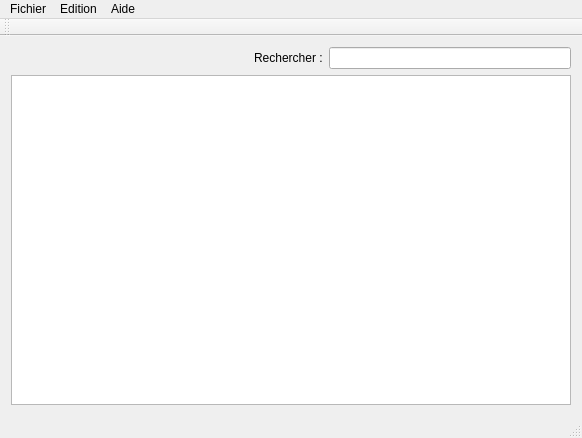
<?xml version="1.0" encoding="UTF-8"?>
<ui version="4.0">
 <class>FenPrincipale</class>
 <widget class="QMainWindow" name="FenPrincipale">
  <property name="geometry">
   <rect>
    <x>0</x>
    <y>0</y>
    <width>582</width>
    <height>438</height>
   </rect>
  </property>
  <property name="windowTitle">
   <string>Annuaire</string>
  </property>
  <property name="windowIcon">
   <iconset resource="img.qrc">
    <normaloff>:/img/icon</normaloff>:/img/icon</iconset>
  </property>
  <widget class="QWidget" name="centralWidget">
   <layout class="QGridLayout" name="gridLayout">
    <item row="0" column="0">
     <layout class="QHBoxLayout" name="horizontalLayout">
      <item>
       <spacer name="horizontalSpacer">
        <property name="orientation">
         <enum>Qt::Horizontal</enum>
        </property>
        <property name="sizeHint" stdset="0">
         <size>
          <width>40</width>
          <height>20</height>
         </size>
        </property>
       </spacer>
      </item>
      <item>
       <widget class="QLabel" name="label">
        <property name="text">
         <string>Rechercher :</string>
        </property>
       </widget>
      </item>
      <item>
       <widget class="QLineEdit" name="lineEdit"/>
      </item>
     </layout>
    </item>
    <item row="1" column="0">
     <widget class="QTableView" name="tableEtudiants"/>
    </item>
   </layout>
  </widget>
  <widget class="QMenuBar" name="menuBar">
   <property name="geometry">
    <rect>
     <x>0</x>
     <y>0</y>
     <width>582</width>
     <height>21</height>
    </rect>
   </property>
   <widget class="QMenu" name="menuFichier">
    <property name="title">
     <string>Fichier</string>
    </property>
    <addaction name="actionNouvel_utilisateur"/>
    <addaction name="actionConnexion"/>
    <addaction name="actionD_connexion"/>
    <addaction name="separator"/>
    <addaction name="actionQuitter"/>
   </widget>
   <widget class="QMenu" name="menuEdition">
    <property name="title">
     <string>Edition</string>
    </property>
    <addaction name="actionRechercher_Ctrl_F"/>
   </widget>
   <widget class="QMenu" name="menuAide">
    <property name="title">
     <string>Aide</string>
    </property>
    <addaction name="actionA_Propos"/>
   </widget>
   <addaction name="menuFichier"/>
   <addaction name="menuEdition"/>
   <addaction name="menuAide"/>
  </widget>
  <widget class="QToolBar" name="mainToolBar">
   <attribute name="toolBarArea">
    <enum>TopToolBarArea</enum>
   </attribute>
   <attribute name="toolBarBreak">
    <bool>true</bool>
   </attribute>
  </widget>
  <widget class="QStatusBar" name="statusBar"/>
  <action name="actionQuitter">
   <property name="text">
    <string>Quitter</string>
   </property>
  </action>
  <action name="actionD_connexion">
   <property name="text">
    <string>Déconnexion</string>
   </property>
   <property name="visible">
    <bool>false</bool>
   </property>
  </action>
  <action name="actionRechercher_Ctrl_F">
   <property name="text">
    <string>Rechercher (Ctrl+F)</string>
   </property>
  </action>
  <action name="actionA_Propos">
   <property name="text">
    <string>A Propos</string>
   </property>
  </action>
  <action name="actionConnexion">
   <property name="text">
    <string>Connexion</string>
   </property>
  </action>
  <action name="actionNouvel_utilisateur">
   <property name="text">
    <string>Nouvel utilisateur</string>
   </property>
  </action>
 </widget>
 <layoutdefault spacing="6" margin="11"/>
 <resources>
  <include location="img.qrc"/>
 </resources>
 <connections/>
</ui>
